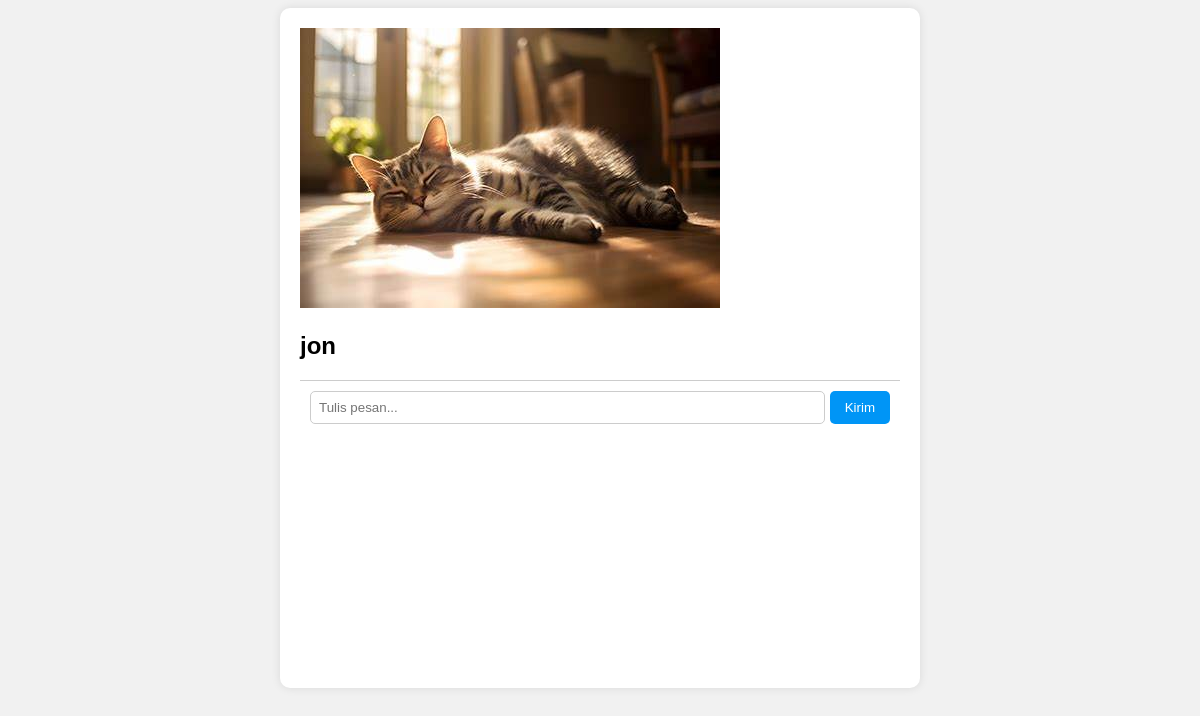
/pages/messages.php?user_id=1 (signed in), run on the app's committed database.
### tables this page shows
CREATE TABLE `users` (
  `id` int(11) NOT NULL,
  `first_name` varchar(50) NOT NULL,
  `username` varchar(50) NOT NULL,
  `last_name` varchar(50) NOT NULL,
  `email` varchar(100) NOT NULL,
  `password` varchar(255) NOT NULL,
  `gender` enum('Laki-laki','Perempuan') NOT NULL,
  `birthdate` date NOT NULL,
  `created_at` timestamp NOT NULL DEFAULT current_timestamp(),
  `profile_picture` varchar(255) DEFAULT 'default-profile.jpg',
  `profile_photo` varchar(255) DEFAULT NULL,
  `otp_code` varchar(6) DEFAULT NULL,
  `bio` text DEFAULT NULL
);

### pages/messages.php (the view, shortened to what this page needs)
<?php
include '../config.php';
$receiver_id = $_GET['user_id'] ?? 0;
$queryUser = $conn->prepare("SELECT id, username, profile_picture FROM users WHERE id = ?");
$queryUser->bind_param("i", $receiver_id);
$queryUser->execute();
$resultUser = $queryUser->get_result();
$receiver = $resultUser->fetch_assoc();
?>
<!DOCTYPE html>
<html lang="id">
<head>
    <link rel="stylesheet" href="../chat.css">
</head>
<body>
<div class="chat-container">
    <div class="chat-header">
        <img src="<?= !empty($receiver['profile_picture']) ? '../uploads/profile_pictures/' . $receiver['profile_picture'] : '../images/default_profile.png' ?>" class="chat-avatar">
        <h2><?= htmlspecialchars($receiver['username']) ?></h2>
    </div>
    <div class="chat-input">
        <input type="text" id="message-input" placeholder="Tulis pesan...">
        <button id="send-button">Kirim</button>
    </div>
</div>
</body>
</html>

### chat.css (style rules this page uses)
body { font-family: Arial, sans-serif; background: #f1f1f1; }
.chat-container { max-width: 600px; margin: auto; padding: 20px; background: #fff; border-radius: 10px; box-shadow: 0 0 10px rgba(0, 0, 0, 0.1); display: flex; flex-direction: column; height: 80vh; overflow-y: auto; }
.chat-input { display: flex; padding: 10px; border-top: 1px solid #ccc; }
.chat-input input { flex: 1; padding: 8px; border: 1px solid #ccc; border-radius: 5px; }
.chat-input button { background: #0095f6; color: white; border: none; padding: 8px 15px; cursor: pointer; margin-left: 5px; border-radius: 5px; }

### data on the page
users: profile_picture (picture), username "jon"
